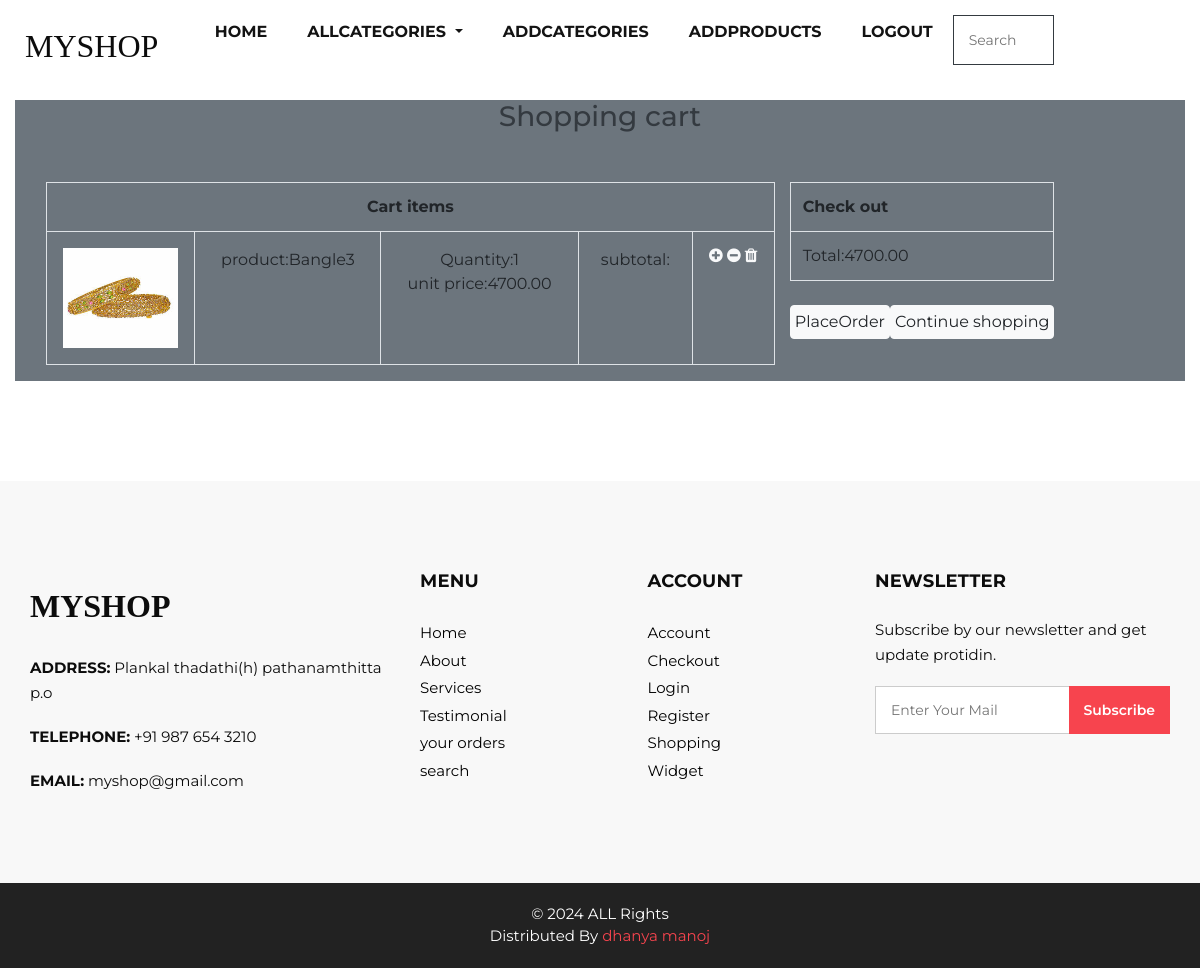
/cart/cart (signed in), run on the app's committed database.
### cart/models.py (models this page shows)
class Cart(models.Model):
      product=models.ForeignKey(Products,on_delete=models.CASCADE)
      user=models.ForeignKey(User,on_delete=models.CASCADE)
      quantity=models.IntegerField(default=1)
      date_added=models.DateTimeField(auto_now_add=True)

### shop/models.py (models this page shows, shortened)
class Products(models.Model):
      name=models.CharField(max_length=20)
      desc=models.TextField()
      image=models.ImageField(upload_to="products")
      price=models.DecimalField(max_digits=10,decimal_places=2)
      stock=models.IntegerField()
      available=models.BooleanField(default=True)
      created=models.DateTimeField(auto_now_add=True)#one time
      updated=models.DateTimeField(auto_now=True)#change every time we update record
      catergory=models.ForeignKey(Catergory,on_delete=models.CASCADE)

### cart/views.py (the view)
# urls.py: path('cart',views.cart_view,name='cart'),
@login_required
def cart_view(request):
    u=request.user
    c=Cart.objects.filter(user=u)
    total=0
    for i in c:
        total+=i.quantity*i.product.price
    context={'cart':c,'total':total}
    return render(request,'cart.html',context)

### cart/context_processors.py (called while the page is built)
def count_items(request):
    u=request.user
    count=0
    if request.user.is_authenticated:
        try:
              c=Cart.objects.filter(user=u)
              for i in c:
                  count+=i.quantity
        except:
             count=0
    return{'c':count}

### shop/context_processors.py (called while the page is built)
def menu_links(request):
    c=Catergory.objects.all()
    return{'links':c}

### templates/cart.html
{% extends 'base.html' %}
{% load static %}
{% block content %}
<div  class="container bg-secondary">
<h3 class="text-center text-dark ">Shopping cart</h3>
 <div class="container mt-5 px-3 " style="margin-bottom:100px">
     <div class="row ">
         <div class="col-8">
           <table class="table table-bordered text-center">
          <tr><th colspan="8">Cart items</th></tr>
           {% for i in cart %}
         <tr>
            <td class="p-3"><img src="{{i.product.image.url}}" height="100px" width="100%"></td>
            <td class="p-3">product:{{i.product.name}}</td>
            <td class="p-3">Quantity:{{i.quantity}}<br>
             unit price:{{i.product.price}}</td>
            <td class="p-3">subtotal:{{i.subtotal}}</td>
            <td>
                {% if i.product.stock > 0 %}
                <a href="{% url 'cart:addtocart' i.product.id %}"><i class="fa fa-plus-circle text-light fs-5" aria-hidden="true"></i></a>
                <a href="{% url 'cart:remove' i.product.id %}"><i class="fa fa-minus-circle text-light fs-5" aria-hidden="true"></i></a>
                <a href="{% url 'cart:delete' i.product.id %}"><i class="fa fa-trash text-light fs-4 " aria-hidden="true"></i></a>
                {% else %}
                <a href="{% url 'cart:remove' i.product.id %}"><i class="fa fa-minus-circle text-light fs-5" aria-hidden="true"></i></a>
                <a href="{% url 'cart:delete' i.product.id %}"><i class="fa fa-trash text-light fs-5 " aria-hidden="true"></i></a>
                {% endif %}
            </td>
         </tr>
         {% endfor %}
         </table>
   </div>
<div class="cols-6">
         <table class="table table-bordered p-3">
             <tr><th colspan="5">Check out</th></tr>
             <tr><td>Total:{{total}}</td></tr>
         </table>
        <div class="d-flex justify-between">
           <a href="{% url 'cart:orderform' %}" class="btn btn-light p-1 mt-2">PlaceOrder</a>
         <a href="" class="btn btn-light  p-1 mt-2">Continue shopping </a>
        </div>
       </div>
         </div>
 </div>
</div>
{% endblock %}

### static/css/style.css (style rules this page uses)
* { box-sizing: border-box; }
body { font-family: 'Montserrat', sans-serif; color: #0c0c0c; background-color: #ffffff; overflow-x: hidden; }
a, a:hover, a:focus { text-decoration: none; }
.btn, .btn:focus { outline: none !important; -webkit-box-shadow: none; box-shadow: none; }

### static/css/responsive.css (style rules this page uses)
@media (min-width: 1200px) { .container { max-width: 1170px; } }

### data on the page
Cart: product.image (picture), product.name "Bangle3", quantity "1", product.price "4700.00"

### other printed values
{{ total }} "4700.00"
